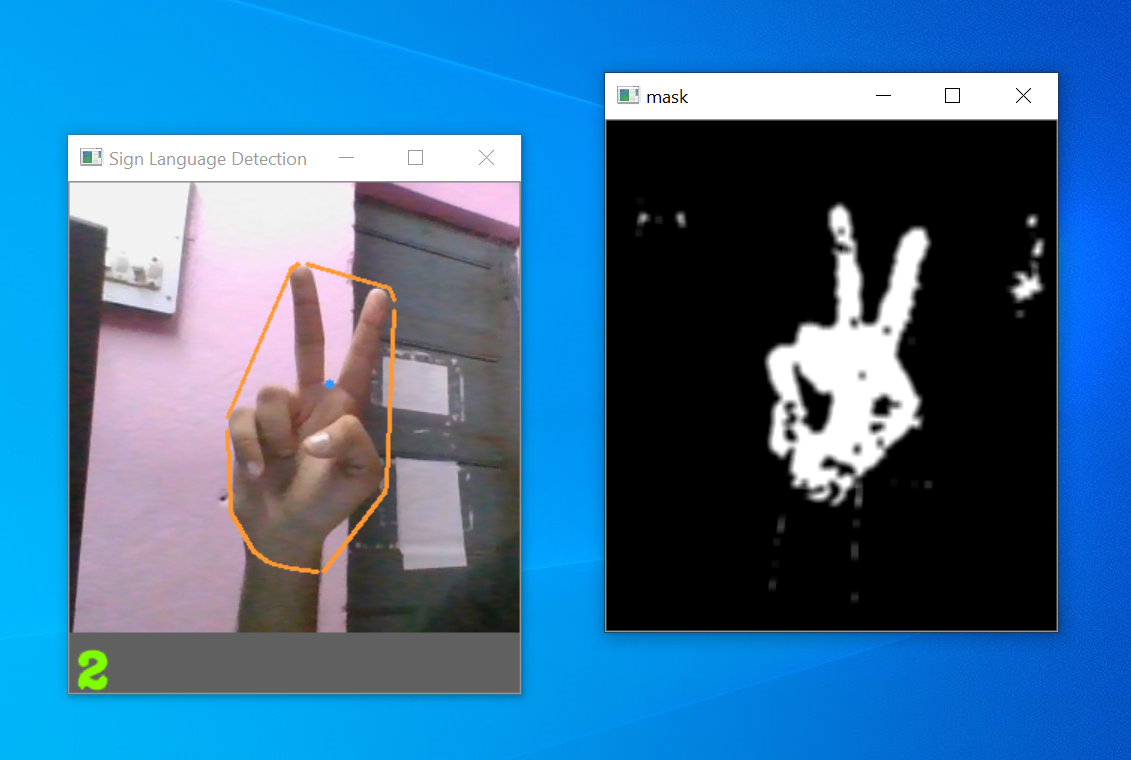
#> input picture Images/1.2.png, 1131 x 760 px, given in place of the camera
$ python 'Task3_test (trackbars).py'
#> lines starting #> are read from the running program, lines starting #| are printed output that depends on the picture; after the words box and inside, x2 and y2 are one past the last pixel; in counts of white or black regions, pixels touching at a corner belong together
import numpy as np
import cv2 as cv
import math


def nothing(x):
    pass

def distance(x1, y1, x2, y2):
    dist = math.sqrt((x1 - x2) ** 2 + (y1 - y2) ** 2)
    return dist

def getAngle(a, b, c):
    ang = math.degrees(math.atan2(c[1]-b[1], c[0]-b[0]) - math.atan2(a[1]-b[1], a[0]-b[0]))
    return ang + 360 if ang < 0 else ang


# creating track bar to find threshold for mask:
cv.namedWindow('Trackbars')
cv.resizeWindow('Trackbars', 256, 256)
cv.createTrackbar("L - H", "Trackbars", 0, 179, nothing)
cv.createTrackbar("L - S", "Trackbars", 31, 255, nothing)
cv.createTrackbar("L - V", "Trackbars", 131, 255, nothing)
cv.createTrackbar("U - H", "Trackbars", 67, 179, nothing)
cv.createTrackbar("U - S", "Trackbars", 255, 255, nothing)
cv.createTrackbar("U - V", "Trackbars", 255, 255, nothing)

#we'll require these ahead
flag = 0
dist = []
defect_coord= []

kernel = np.ones((3, 3), dtype=np.uint8)
font = cv.FONT_HERSHEY_COMPLEX

# STARTING THE VIDEO CAPTURE #
cap = cv.VideoCapture(0)
if not cap.isOpened():
    print('Cam\'s not working ')
    exit()

while True:

    ret, frame = cap.read()
#> frame is the input picture: shape (760, 1131, 3); mean B, G, R 150.9, 110.4, 60.3
    if not ret:
        print('Can\'t recieve frame, try again later maybe')
        break

    frame = cv.flip(frame, 1)
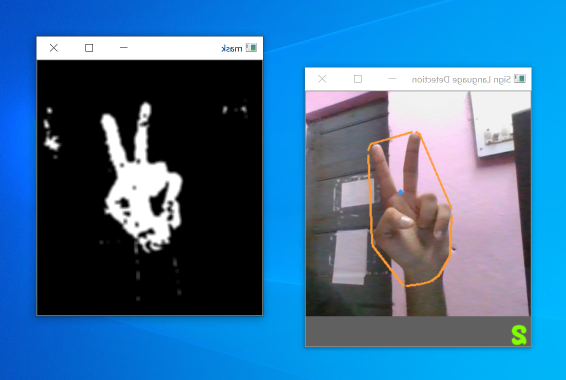
#> frame: shape (760, 1131, 3) (shown at 1/2 size); mean B, G, R 150.9, 110.4, 60.3

    #getting the area we wanna work on
    roi = frame[100:440, 100:400]
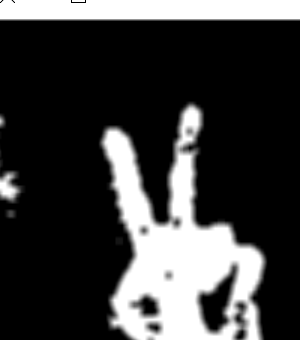
#> roi: shape (340, 300, 3); mean B, G, R 60.4, 60.4, 60.4

    #converting them into hsv images for us to work
    hsv_frame = cv.cvtColor(frame, cv.COLOR_BGR2HSV)
#> hsv_frame: shape (760, 1131, 3); mean H, S, V 66.5, 113.7, 154.2
    hsv_roi = cv.cvtColor(roi, cv.COLOR_BGR2HSV)
#> hsv_roi: shape (340, 300, 3); mean H, S, V 0, 0, 60.4

    #flag changes to one when we press enter, and then we want this wiindow to close
    if flag == 0:

        #get current positions of Track-bars:
        l_h = cv.getTrackbarPos("L - H", "Trackbars")
        l_s = cv.getTrackbarPos("L - S", "Trackbars")
        l_v = cv.getTrackbarPos("L - V", "Trackbars")
        u_h = cv.getTrackbarPos("U - H", "Trackbars")
        u_s = cv.getTrackbarPos("U - S", "Trackbars")
        u_v = cv.getTrackbarPos("U - V", "Trackbars")

        lower_col = np.array([l_h, l_s, l_v])
        upper_col = np.array([u_h, u_s, u_v])

        #adjusting the HSV values acc to lighting conditions and skin colour
        mask_frame = cv.inRange(hsv_frame, lower_col, upper_col)
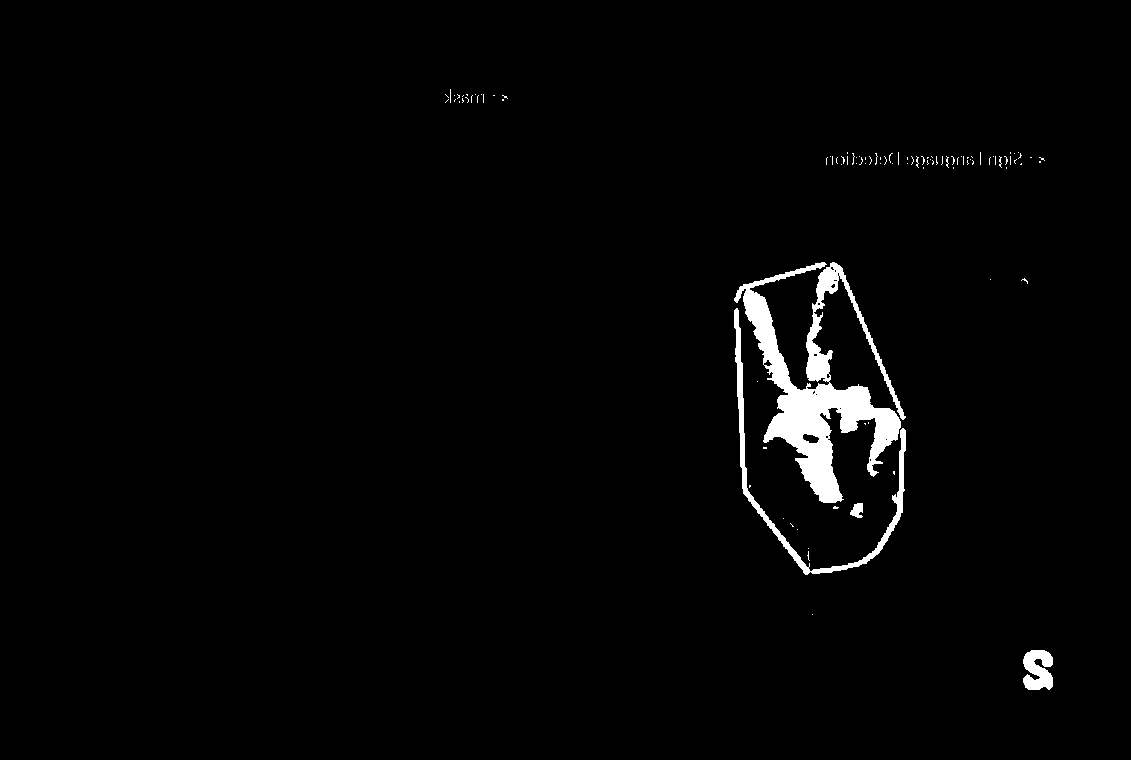
#> mask_frame: shape (760, 1131); 1.9% white; 102 white regions (98 under 20 px), largest, box (x1, y1, x2, y2) and area: (734, 262, 906, 503) 12093, (734, 308, 906, 575) 2678, (1023, 650, 1053, 690) 923, (850, 503, 863, 518) 139
        mask_frame = cv.morphologyEx(mask_frame, cv.MORPH_CLOSE, kernel)
#> mask_frame: shape (760, 1131); 2% white; 64 white regions (49 under 20 px), largest, box (x1, y1, x2, y2) and area: (734, 262, 906, 575) 15098, (1023, 650, 1053, 690) 943, (850, 503, 863, 518) 147
        masked_img = cv.bitwise_and(frame, frame, mask=mask_frame)
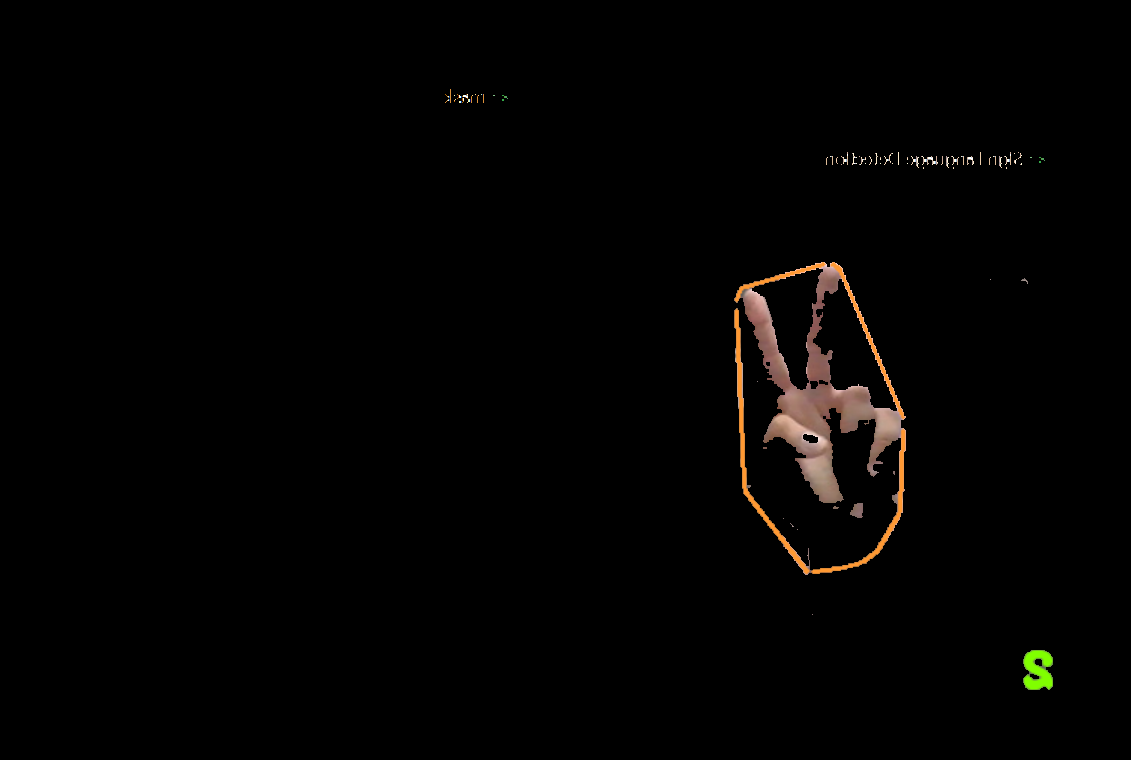
#> masked_img: shape (760, 1131, 3); mean B, G, R 1.9, 2.6, 3.5
        cv.imshow('Trackbars', masked_img)
    else:
        pass

    #creating mask of our hand to get contours
    mask_roi = cv.inRange(hsv_roi, lower_col, upper_col)
#> mask_roi: shape (340, 300); every value is 0
    mask_roi = cv.morphologyEx(mask_roi, cv.MORPH_CLOSE, kernel)
    mask_roi = cv.GaussianBlur(mask_roi, (5, 5), 100)
    masked_roi = cv.bitwise_and(roi, roi, mask=mask_roi)
#> masked_roi: shape (340, 300, 3); every value is 0

    #when pressed enter, it'll show the blurred mask of roi, with roi and the panl where it displays no.
    if cv.waitKey(10) == 13 or flag == 1:

#> (key q is pressed here)
        flag = 1

        #finding contours:
        contours, _ = cv.findContours(mask_roi, cv.RETR_TREE, cv.CHAIN_APPROX_SIMPLE)

        #ensuring that contours are detected
        if len(contours) > 1:
            if len(max(contours, key=cv.contourArea) > 100):

                # finding contour of max area(hand)
                cnt = max(contours, key=lambda y: cv.contourArea(y))
                rect = cv.minAreaRect(cnt)
                [(rx, ry), (_,_), _] = rect   #we'll need these co-ordinates to differentiate between 1 and 6

                # approx the contour a bit
                epsilon = 0.0005 * cv.arcLength(cnt, True)
                approx = cv.approxPolyDP(cnt, epsilon, True)

                # make convex hull around hand
                hull = cv.convexHull(cnt)

                # we'll need the area and area ratio to tell the numbers apart
                areahull = cv.contourArea(hull)
                areacnt = cv.contourArea(cnt)

                arearatio = ((areahull - areacnt) / areacnt) * 100

                # find the defects in convex hull with respect to hand
                hull = cv.convexHull(approx, returnPoints=False)
                defects = cv.convexityDefects(approx, hull)

                l = 0 # the no. of defects

                try:
                    # code for finding no. of defects due to fingers
                    for i in range(defects.shape[0]):
                        s, e, f, d = defects[i, 0]
                        start = tuple(approx[s][0])
                        end = tuple(approx[e][0])
                        far = tuple(approx[f][0])
                        pt = (100, 180)

                        # finding length of all sides of triangle:
                        a = math.sqrt((end[0] - start[0]) ** 2 + (end[1] - start[1]) ** 2)
                        b = math.sqrt((far[0] - start[0]) ** 2 + (far[1] - start[1]) ** 2)
                        c = math.sqrt((end[0] - far[0]) ** 2 + (end[1] - far[1]) ** 2)

                        # applying HERON's formula to find area of triangle:
                        s = (a + b + c) / 2
                        ar = math.sqrt(s * (s - a) * (s - b) * (s - c))

                        # distance between point and convex hull
                        d = (2 * ar) / a

                        # applying cosine rule here and finding angle(A):
                        angle = np.rad2deg(math.acos((b ** 2 + c ** 2 - a ** 2) / (2 * b * c)))

                        # ignore angles > 80 and ignore points very close to convex hull(they generally come due to noise)
                        if angle <= 80 and d > 20:
                            l += 1
                            cv.circle(roi, far, 3, [255,153,51], -1)
                            defect_coord.append(far)

                        # draw lines around hand
                        cv.line(roi, start, end, [51,153,255], 2)

                except AttributeError:
                    pass
            else:
                pass

            #define the panel where no. will be displayed
            cv.rectangle(frame,(100,400), (400,440),(96,96,96),-1)

            #setting conditions for numbers to display, according to hand gestures
            if l == 0:
                if arearatio < 14.5:

                    #the gesture 9 has a largere area than 0
                    if 10000< areahull < 18000:
                        cv.putText(frame, '0', (105,435), font, 1, (0, 255, 128), 3, cv.LINE_AA)
                    else:
                        cv.putText(frame, '9', (105,435), font, 1, (0, 255, 128), 3, cv.LINE_AA)
                else:

                    #getting the co-ordinates of topmost point i.e out fingertip
                    topmost = tuple(cnt[cnt[:,:,1].argmin()][0])
                    theta = getAngle((rx+100,ry),(rx,ry),topmost) #remeber the minAreaRect? The angle between finger tip, and the horizontal of center of
                                                                #rect co-ordinate will help us distinguish 1 and 6
                    if  260 < theta:
                        cv.putText(frame, '1', (105,435), font, 1, (0, 255, 128), 3,cv.LINE_AA)
                    else:
                        cv.putText(frame, '6', (105,435), font, 1, (0, 255, 128), 3, cv.LINE_AA)

            elif l == 1:

                theta = getAngle((400,400),(250,400),defect_coord[-1]) #getting the angle of defects from the horizontal

                if theta>245:
                    cv.putText(frame, '2', (105,435), font, 1, (0, 255, 128), 3, cv.LINE_AA)
                else:
                    cv.putText(frame, '7', (105,435), font, 1, (0, 255, 128), 3, cv.LINE_AA)

                if len(defect_coord)>5:     #we are kinda appending every co-ordinate of defect from each frame to
                    del defect_coord[0:3]   #the array. Deleting the previous unwanted elements would save memory

            elif l == 2:

                theta1 = getAngle((400,400),(250,400),defect_coord[-1])
                theta2 = getAngle((400,400),(250,400),defect_coord[-2])

                if theta1<=242 and theta2>=240:
                    cv.putText(frame, '8', (105,435), font,1, (0, 255, 128), 3, cv.LINE_AA)
                else:
                    cv.putText(frame, '3', (105,435), font, 1, (0, 255, 128), 3, cv.LINE_AA)

                if len(defect_coord)>5:
                    del defect_coord[0:3]

            elif l == 3:
                cv.putText(frame, '4', (105,435), font, 1, (0, 255, 128), 3, cv.LINE_AA)

            elif l == 4:
                cv.putText(frame, '5', (105,435), font, 1, (0, 255, 128), 3, cv.LINE_AA)

            else:
                cv.putText(frame, 'Reposition', (105,435), font, 1, (0, 255, 128), 3, cv.LINE_AA)
        else:
            cv.rectangle(frame,(100,400), (400,440),(96,96,96),-1)
            cv.putText(frame, 'Put hand in the box', (105,435), font, 0.7, (0, 255, 128), 3, cv.LINE_AA) #if no contour is detected

        cv.destroyWindow('Trackbars') #closing the trackbars window as it's no longer in use
        cv.imshow('Sign Language Detection', roi)
        cv.imshow('mask', mask_roi)

    k = cv.waitKey(1) & 0xff
#> (key q is pressed here)
    if k == ord('q'):
        break

cap.release()
cv.destroyAllWindows()

$ run again, on Images/1.3.png
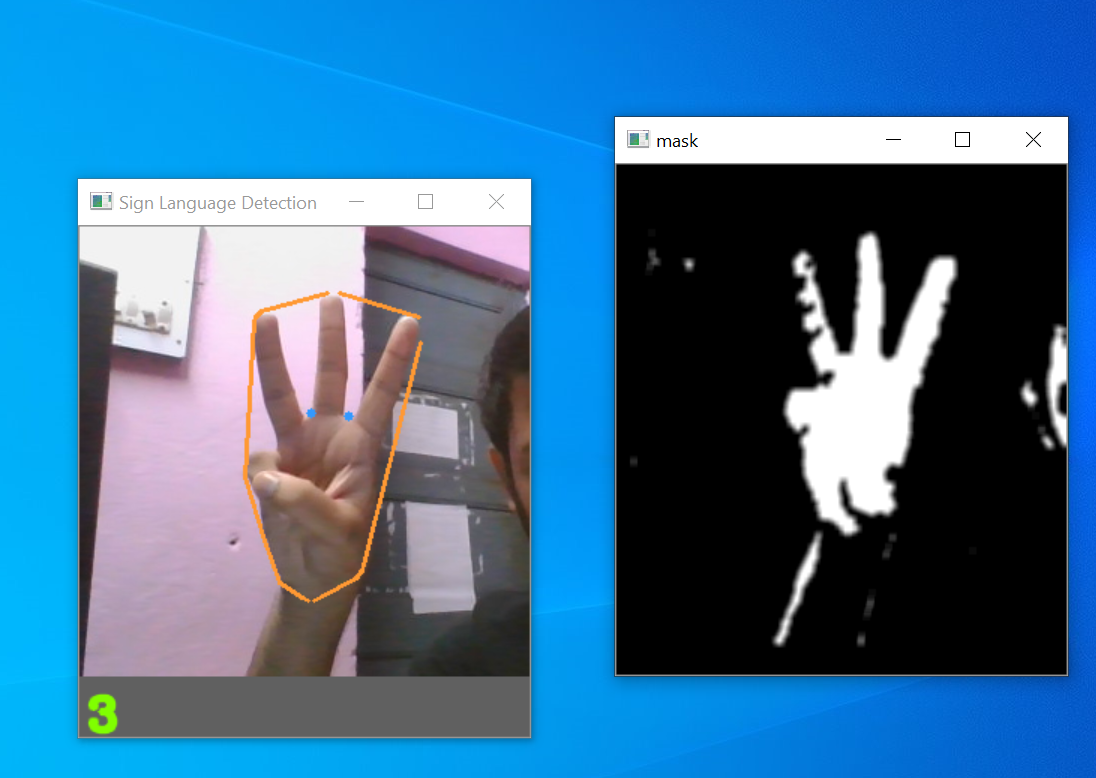
#> input picture Images/1.3.png, 1096 x 778 px, given in place of the camera
#> frame is the input picture: shape (778, 1096, 3); mean B, G, R 151.5, 112.3, 61.7
#> hsv_frame: shape (778, 1096, 3); mean H, S, V 65.4, 113.1, 155
#> hsv_roi: shape (340, 300, 3); mean H, S, V 5.3, 12.3, 87.7
#> `mask_frame = cv.inRange(hsv_frame, lower_col, upper_col)`:
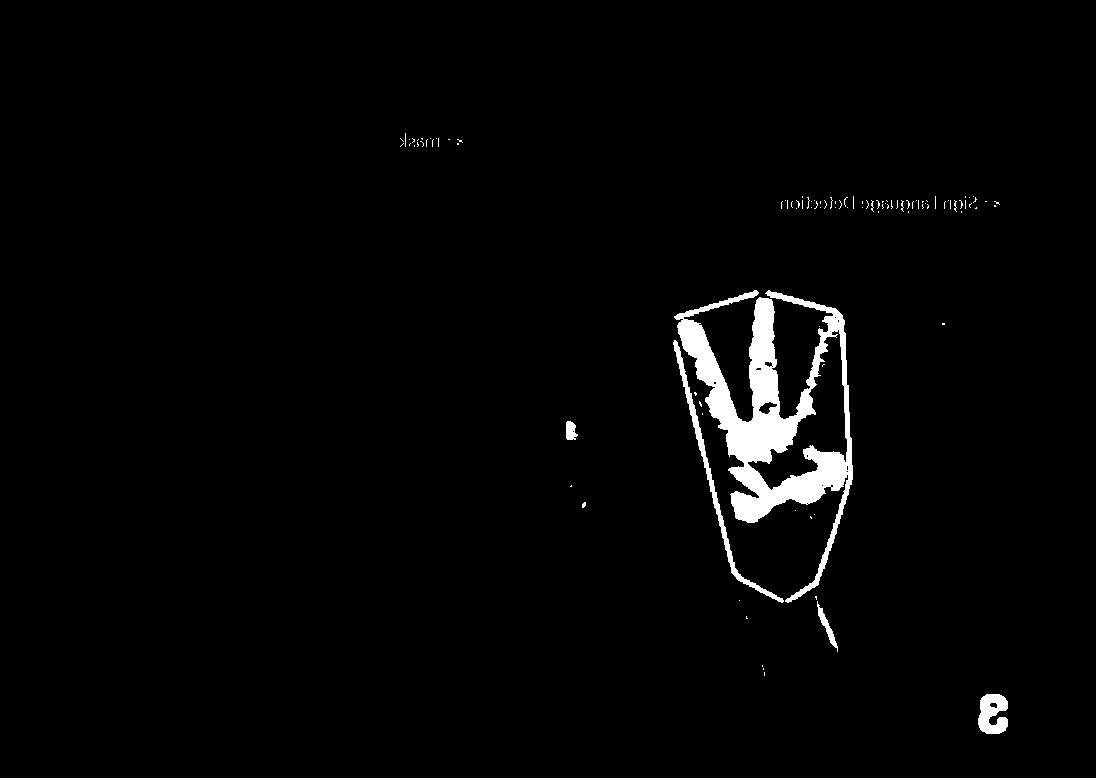
#> mask_frame: shape (778, 1096); 2.2% white; 105 white regions (100 under 20 px), largest, box (x1, y1, x2, y2) and area: (674, 290, 853, 603) 15459, (673, 340, 784, 603) 1516, (978, 694, 1008, 734) 891, (817, 601, 838, 652) 248, (566, 421, 578, 440) 173
#> `masked_img = cv.bitwise_and(frame, frame, mask=mask_frame)`:
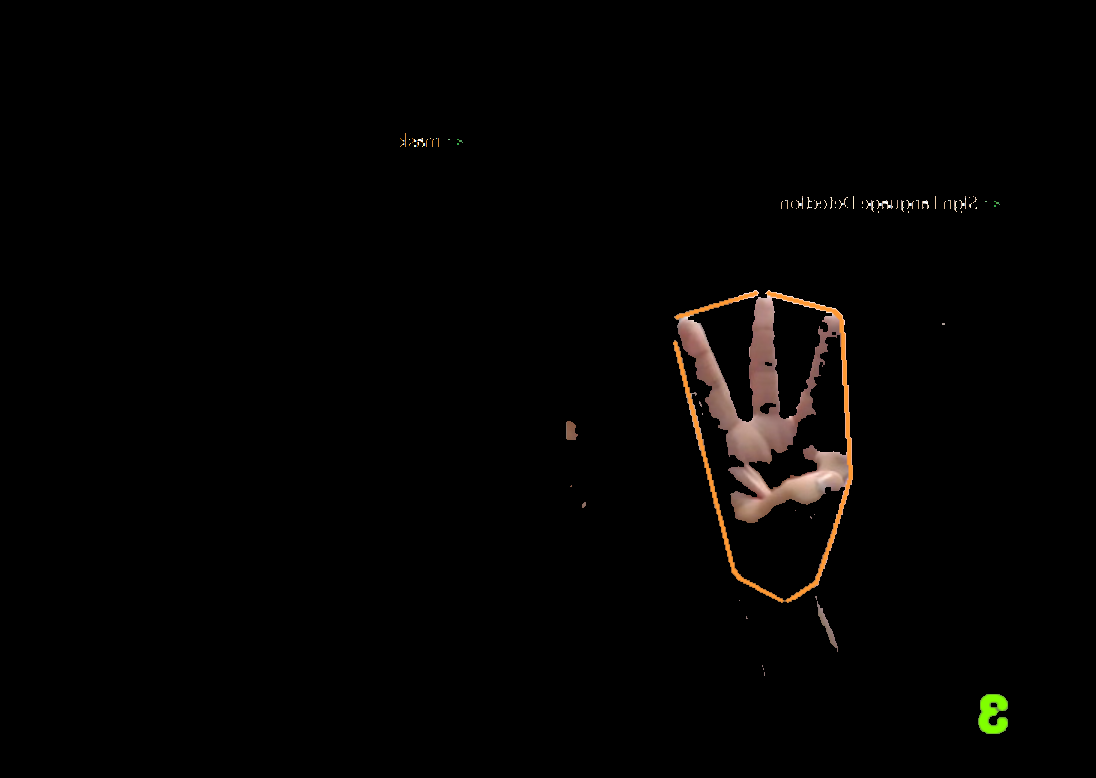
#> masked_img: shape (778, 1096, 3); mean B, G, R 2.3, 3, 4
#> mask_roi: shape (340, 300); every value is 0
#> masked_roi: shape (340, 300, 3); every value is 0
